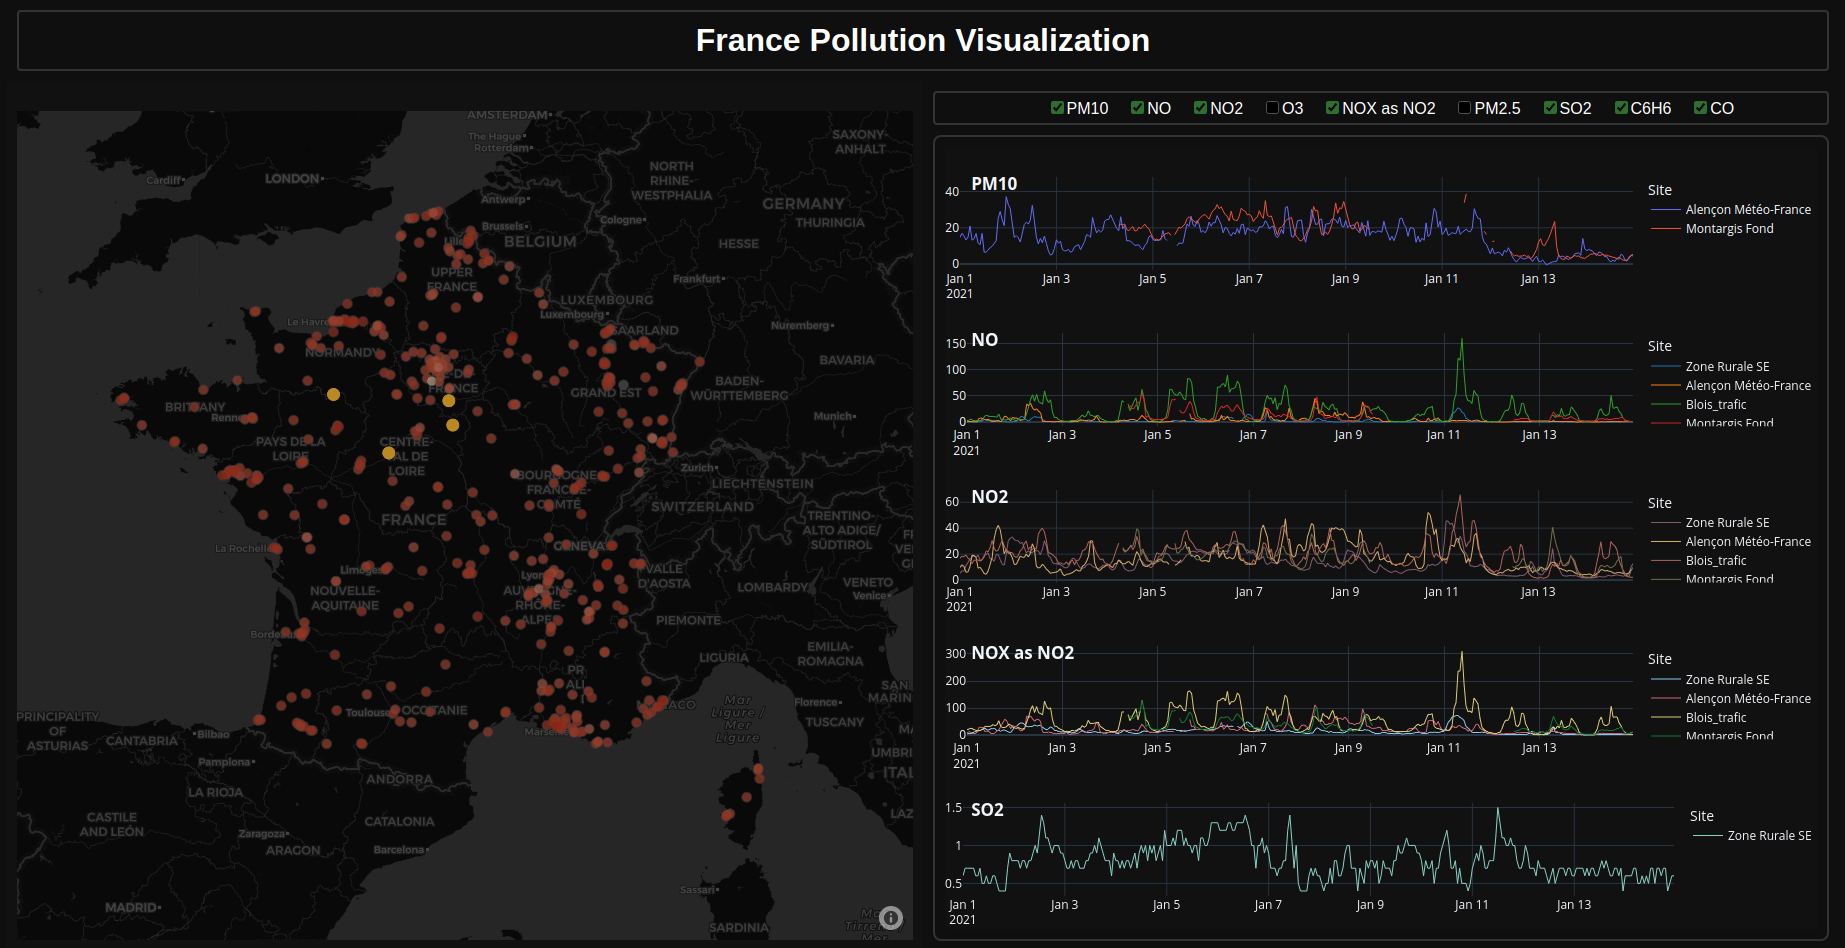

Generate this figure with Python:
from dash import Dash, dcc, html, Input, Output, State, ctx
from io import StringIO
from jupyter_dash import JupyterDash
from os.path import exists
import dash
import dash_bootstrap_components as dbc
import json
import numpy as np
import pandas as pd
import plotly.express as px
import plotly.graph_objects as go
import plotly.io as pio
import requests

pio.templates.default = "plotly_dark"

# Load site locations from the internet
# This will allow us, using the site's code, to plot all our stations on a map
# Note: it has some incoherencies that we fix here (i.e. misnamed columns)
site_locations_url = 'https://www.lcsqa.org/system/files/media/documents/Liste%20points%20de%20mesures%202020%20pour%20site%20LCSQA_221292021.xlsx'
site_locations = pd.read_excel(site_locations_url, sheet_name='Points de mesure', header=2)
site_locations = site_locations.rename(columns={'Code station': 'code site', 'Latitude': 'unused', 'Longitude': 'Latitude', 'NO2': 'Longitude'})
site_locations = site_locations[['code site', 'Nom station', 'Latitude', 'Longitude']]
site_locations = site_locations[(site_locations.Latitude > 0) & (site_locations.Longitude > -6)]

# Load pollution data
# We only load some of the available dates for speed
def get_data():
    feather_file = 'pollution_data.feather'
    if exists(feather_file):
        return pd.read_feather(feather_file)
    else:
        url_tpl = 'https://files.data.gouv.fr/lcsqa/concentrations-de-polluants-atmospheriques-reglementes/temps-reel/2021/FR_E2_2021-{:02}-{:02}.csv'
        wanted_columns = ['Date de début', 'Date de fin', 'code site', 'nom site', 'Polluant', 'valeur', 'valeur brute', 'unité de mesure', 'validité']

        all_dfs = []
        for month in range(1):
            for day in range(14):
                url = url_tpl.format(month+1, day+1)
                response = requests.get(url)
                print('Loading {}'.format(url))
                if not response.ok:
                    continue
                csv_str = response.content.decode('utf-8')
                csv_str_io = StringIO(csv_str)
                df = pd.read_csv(csv_str_io, sep=';')
                df = df[wanted_columns]
                # convert the 'Date' column to datetime format
                df['Date de début']= pd.to_datetime(df['Date de début'])
                df['Date de fin']= pd.to_datetime(df['Date de fin'])
                all_dfs.append(df)
        df = pd.concat(all_dfs).reset_index()
        df.fillna(0)
        df.to_feather(feather_file)
        return df

df = get_data()
# Gather a list of all available polluants
polluants = df['Polluant'].unique()
site_names = df['nom site'].unique()

# only keep locations that have pollution data
site_locations = site_locations[site_locations['Nom station'].isin(site_names)]

# Combined all these informations into on DataFrame for plotting
df_mean_pollution = df[['code site', 'valeur']].groupby(by=['code site']).mean()

fig = go.Figure()
# This Scatter plot acts as an outline for our points
fig.add_trace(go.Scattermapbox(
        lat=site_locations['Latitude'], lon=site_locations['Longitude'],
        mode='markers',
        marker=go.scattermapbox.Marker(
            size=12,
            color='#333333'
        )
    ))

# This plots ou actual data, colored by average pollution levels
fig.add_trace(
    go.Scattermapbox(
        lat=site_locations['Latitude'],
        lon=site_locations['Longitude'],
        hovertemplate =
        '<b>%{text}</b><br>'+
        '%{lat}°<b>N</b> %{lon}°<b>E</b>',
        text = site_locations["Nom station"],
        marker=go.scattermapbox.Marker(
            size=10,
            color=df_mean_pollution['valeur'],
            opacity=0.9,
            colorscale=['#882211', '#995544', '#aa9988']
        )
))

fig.update_layout(
    autosize=True,
    margin={"r":10,"t":30,"l":10,"b":10},
    hovermode='closest',
    clickmode='event+select',
    showlegend=False,
    mapbox=dict(
        bearing=0,
        style="carto-darkmatter",
        zoom=5,
        center=go.layout.mapbox.Center(
            lat=46.5,
            lon=3
        )
    ),
)
fig.data[0].update(unselected={'marker': {'opacity':0.7}})
fig.data[1].update(selected={'marker': {'size':14, 'color':'#bb8822', 'opacity':1}},
                   unselected={'marker': {'opacity':0.7}})

DEFAULT_PLOTLY_COLORS=['rgb(31, 119, 180)', 'rgb(255, 127, 14)',
                       'rgb(44, 160, 44)', 'rgb(214, 39, 40)',
                       'rgb(148, 103, 189)', 'rgb(140, 86, 75)',
                       'rgb(227, 119, 194)', 'rgb(127, 127, 127)',
                       'rgb(188, 189, 34)', 'rgb(23, 190, 207)']

# Build small example app.
app = JupyterDash(__name__)

pollution_for_selected_site = df[(df['nom site'] == 'Lyon Périphérique') & (df['Polluant'] == 'PM10')]

def create_empty_figure(polluant):
    fig = go.Figure()
    fig.update_layout(title=f'<b>{polluant}</b>',
                      title_y=0.8, title_x=0.03,
                      margin={'l':0, 'r':0, 't':30, 'b':0},
                      yaxis_title=None, xaxis_title=None)
    return fig

checklist = html.Div(children=[dcc.Checklist(
                polluants,
                polluants,
                inline=True,
                id='pollution_checklist'
            )], id='checklist_div')

app.layout =   html.Div([
    html.H1('France Pollution Visualization', className='page_title'),
    dcc.Graph(className='child', id='map_sensors', figure=fig),
    html.Div(children=[
                checklist,
                html.Div([html.H1('Select location on map to display pollution data')], className='header_div', id='line_graphs')
            ],
             className='child')
], className='parent')

color_palettes = [px.colors.qualitative.Plotly,
                  px.colors.qualitative.D3,
                  px.colors.qualitative.Antique,
                  px.colors.qualitative.Bold,
                  px.colors.qualitative.Safe,
                  px.colors.qualitative.Vivid,
                  px.colors.qualitative.Set3,
                  px.colors.qualitative.Dark2]

# Builds all the line graphs from the selected point
@app.callback(
    Output('line_graphs', 'children'),
    Input('map_sensors', 'selectedData'),
    Input('pollution_checklist', 'value'))
def display_selected_data(selectedData, value):
    checklist.value = value
    if selectedData is not None and len(selectedData) > 0:
        site_names = [selected_point['text'] for selected_point in selectedData['points']]
        pollution_for_selected_sites = [df[df['nom site'] == site_name] for site_name in site_names]
        children = []
        for i, polluant in enumerate(polluants):
            if polluant not in value:
                continue
            all_dfs = []
            for pollution_for_selected_site in pollution_for_selected_sites:
                all_dfs.append(pollution_for_selected_site[pollution_for_selected_site['Polluant'] == polluant])
            pollution_for_selected_site_for_polluant = pd.concat(all_dfs)
            if pollution_for_selected_site_for_polluant.empty:
                continue
            fig = px.line(pollution_for_selected_site_for_polluant,
                          x='Date de début', y='valeur', color='nom site',
                          color_discrete_sequence=color_palettes[i],
                          labels={"nom site": "Site"})
            fig.update_traces(line_width=1) #, line_color=DEFAULT_PLOTLY_COLORS[i])
            fig.update_layout(title=f'<b>{polluant}</b>',
                              title_y=0.8, title_x=0.03,
                              margin={'l':0, 'r':0, 't':30, 'b':0},
                              yaxis_title=None, xaxis_title=None)
            graph = dcc.Graph(id=polluant.replace('.', '_'), figure=fig, className='line-graph')
            children.append(graph)

        if len(children) == 0:
            return [html.H1('No data for locations: {}.'.format(site_names))]
        graph_height = '{}%'.format(100/len(children))
        for graph in children:
            graph.style = {'height': graph_height}
        return children
    else:
        return [html.Div([html.H1('Select location on map to display pollution data')])]


if __name__ == '__main__':
    app.run_server(mode='external')
